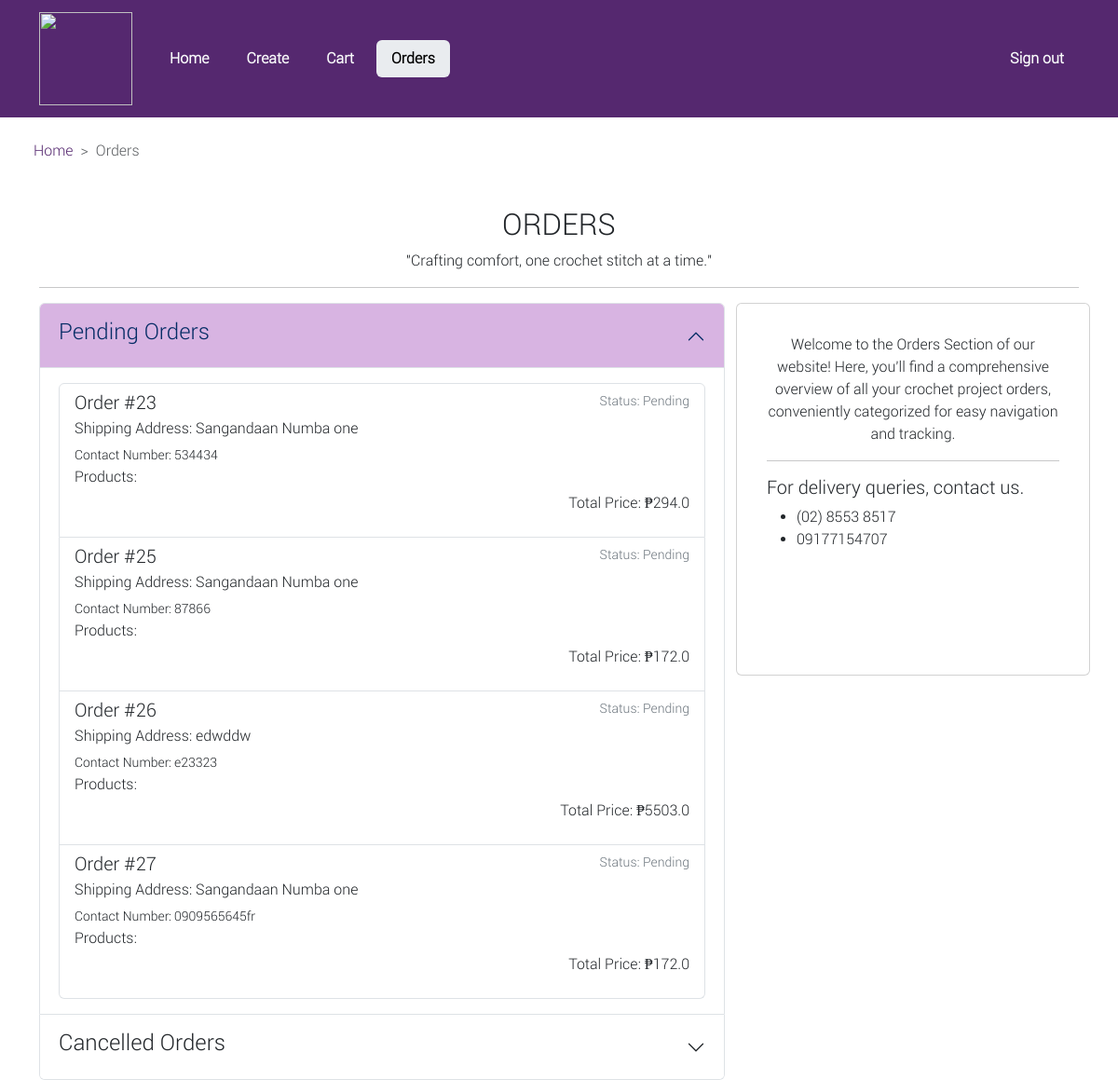
The page /orders/ (signed in) on the database its author committed.
### main/models.py (models this page shows, shortened)
class Order(models.Model):
    user = models.ForeignKey(MyUser, on_delete=models.CASCADE, related_name='orders')
    STATUS_CHOICES = (
        ('Pending', 'Pending'),
        ('Shipped', 'Shipped'),
        ('Delivered', 'Delivered'),
        ('Cancelled', 'Cancelled'),
    )
    status = models.CharField(max_length=20, choices=STATUS_CHOICES, default='Pending')
    contact_number = models.CharField(max_length=20, null=True, blank=True)
    shipping_address = models.TextField(null=False)
    created = models.DateField(auto_now_add=True)
    total_price = models.FloatField(null=True)

### main/views.py (the view)
# urls.py: path('orders/', views.orders, name="orders"),
@login_required
def orders(request):
    user_orders = Order.objects.filter(user=request.user)
    pending_orders = user_orders.filter(status='Pending')
    shipped_orders = user_orders.filter(status='Shipped')
    delivered_orders = user_orders.filter(status='Delivered')
    cancelled_orders = user_orders.filter(status='Cancelled')
    context = {
        'pending_orders': pending_orders,
        'shipped_orders': shipped_orders,
        'delivered_orders': delivered_orders,
        'cancelled_orders': cancelled_orders,
    }
    return render(request, 'orders.html', context)

### templates/orders.html (shortened to what this page needs)
{% load static %}
<!DOCTYPE html>
<html lang="en">
<head>
    <link rel="stylesheet" href="{% static 'css/bootstrap.css' %}">
</head>
<body>
    <nav class="navbar navbar-expand-lg" style="background-color: #55286F;">
        <div class="container-md py-0">
            <a class="navbar-brand text-light fs-4 d-flex justify-content-center" href="{% url 'home' %}">
                <img src="{% static 'crochet-logo.png' %}" class="d-flex justify-content-center" width="100px" height="100px" alt="">
            </a>
            <div class="collapse navbar-collapse" id="navbarSupportedContent">
                <ul class="navbar-nav me-auto mb-2 mb-lg-0">
                    <li class="nav-item nav-pills">
                        <a class="nav-link px-3 text-light fw-semibold  ms-2" href="{% url 'home' %}">Home</a>
                    </li>
                    {% if request.user.is_staff %}
                    <li class="nav-item nav-pills">
                        <a class="nav-link px-3 text-light fw-semibold ms-2" href="{% url 'create_product' %}">Create</a>
                    </li>
                    {% endif %}
                    <li class="nav-item nav-pills">
                        <a class="nav-link text-light fw-semibold px-3 ms-2" href="{% url 'cart' %}">Cart</a>
                    </li>
                    <li class="nav-item nav-pills">
                        <a class="nav-link active bg-body-secondary fw-semibold px-3 ms-2" href="{% url 'orders' %}">Orders</a>
                    </li>
                </ul>
                <ul class="navbar-nav ms-auto mb-2 mb-lg-0">
                    {% if request.user.is_authenticated %}
                    <li class="nav-item">
                        <a class="nav-link text-light fw-semibold px-3 ms-2" href="{% url 'signout' %}">Sign out</a>
                    </li>
                    {% else %}
                    <li class="nav-item">
                        <a class="nav-link text-light fw-semibold px-3 ms-2" href="{% url 'signin' %}">Sign in</a>
                    </li>
                    {% endif %}
                </ul>
            </div>
        </div>
    </nav>
    <div class="container-md m-4">
        <nav style="--bs-breadcrumb-divider: '>';" aria-label="breadcrumb">
            <ol class="breadcrumb">
              <li class="breadcrumb-item"><a style=" text-decoration: none; color:#55286F" href="{% url 'home' %}">Home</a></li>
              <li class="breadcrumb-item active" aria-current="page">Orders</li>
            </ol>
        </nav>
    </div>
    <section class="container-lg mt-5">
        <h2 class="d-flex justify-content-center">ORDERS</h2>
        <p class="d-flex justify-content-center font-italic">"Crafting comfort, one crochet stitch at a time."</p>
        <hr>
        <div class="row">
            <div class="accordion col-md-8 col-sm-12 align-baseline" id="ordersAccordion">
                <div class="accordion" id="accordionExample">
                    {% if pending_orders %}
                    <div class="accordion-item">
                        <h2 class="accordion-header" id="headingOne">
                            <button class="accordion-button" type="button" data-bs-toggle="collapse" data-bs-target="#collapseOne" aria-expanded="true" aria-controls="collapseOne">
                                <h4>Pending Orders</h4>
                            </button>
                        </h2>
                        <div id="collapseOne" class="accordion-collapse collapse show" aria-labelledby="headingOne" data-bs-parent="#accordionExample">
                            <div class="accordion-body">
                                <ul class="list-group">
                                    {% for order in pending_orders %}
                                    <li class="list-group-item">
                                        <div class="d-flex w-100 justify-content-between">
                                            <h5 class="mb-1">Order #{{ order.id }}</h5>
                                            <small class="text-secondary">Status: {{ order.status }}</small>
                                        </div>
                                        <p class="mb-1">Shipping Address: {{ order.shipping_address }}</p>
                                        <small>Contact Number: {{ order.contact_number }}</small>
                                        <p class="mb-1">Products:</p>
                                        <p class="text-end">Total Price: ₱{{ order.total_price }}</p>
                                    </li>
                                    {% endfor %}
                                </ul>
                            </div>
                        </div>
                    </div>
                    {% endif %}
                    {% if cancelled_orders %}
                    <div class="accordion-item">
                        <h2 class="accordion-header" id="headingThree">
                            <button class="accordion-button collapsed" type="button" data-bs-toggle="collapse" data-bs-target="#collapseFour" aria-expanded="false" aria-controls="collapseFour">
                                <h4>Cancelled Orders</h4>
                            </button>
                        </h2>
                    </div>
                    {% endif %}
                </div>
            </div>
            <div class="card d-none d-md-block col-md-4 p-3" style="height: 400px;">
                <div class="card-body">
                    <p class="text-center">Welcome to the Orders Section of our website! Here, you'll find a comprehensive overview of all your crochet project orders, conveniently categorized for easy navigation and tracking.</p>
                    <hr>
                    <h5>For delivery queries, contact us.</h5>
                    <ul>
                        <li>(02) 8553 8517</li>
                        <li>09177154707</li>
                    </ul>
                </div>
            </div>
        </div>
    </section>
</body>
</html>

### templates/orders.html (style rules this page uses)
.accordion-item button:not(.collapsed) { background-color: #D8B4E2 !important; }
body { font-family: 'secondary'; }

### rows shown on the page
Order: id "23", status "Pending", shipping_address "Sangandaan Numba one", contact_number "534434", total_price "294.0"
Order: id "25", status "Pending", shipping_address "Sangandaan Numba one", contact_number "87866", total_price "172.0"
Order: id "26", status "Pending", shipping_address "edwddw", contact_number "e23323", total_price "5503.0"
Order: id "27", status "Pending", shipping_address "Sangandaan Numba one", contact_number "0909565645fr", total_price "172.0"
